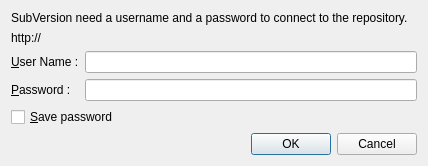
<?xml version="1.0" encoding="UTF-8"?>
<ui version="4.0">
 <class>AuthentificationForm</class>
 <widget class="QDialog" name="AuthentificationForm">
  <property name="geometry">
   <rect>
    <x>0</x>
    <y>0</y>
    <width>428</width>
    <height>150</height>
   </rect>
  </property>
  <property name="windowTitle">
   <string>SubVersion Login</string>
  </property>
  <layout class="QFormLayout" name="formLayout">
   <item row="0" column="0" colspan="2">
    <widget class="QLabel" name="label">
     <property name="text">
      <string>SubVersion need a username and a password to connect to the repository.</string>
     </property>
     <property name="wordWrap">
      <bool>true</bool>
     </property>
    </widget>
   </item>
   <item row="1" column="0" colspan="2">
    <widget class="QLabel" name="_repository_path">
     <property name="text">
      <string>http://</string>
     </property>
    </widget>
   </item>
   <item row="2" column="0">
    <widget class="QLabel" name="label_2">
     <property name="text">
      <string>&amp;User Name :</string>
     </property>
     <property name="buddy">
      <cstring>_user_name_edit</cstring>
     </property>
    </widget>
   </item>
   <item row="2" column="1">
    <widget class="QLineEdit" name="_user_name_edit"/>
   </item>
   <item row="3" column="0">
    <widget class="QLabel" name="label_3">
     <property name="text">
      <string>&amp;Password :</string>
     </property>
     <property name="buddy">
      <cstring>_password_edit</cstring>
     </property>
    </widget>
   </item>
   <item row="3" column="1">
    <widget class="QLineEdit" name="_password_edit">
     <property name="echoMode">
      <enum>QLineEdit::Password</enum>
     </property>
    </widget>
   </item>
   <item row="4" column="0" colspan="2">
    <widget class="QCheckBox" name="_save_password_chk">
     <property name="text">
      <string>&amp;Save password</string>
     </property>
    </widget>
   </item>
   <item row="5" column="0" colspan="2">
    <widget class="QDialogButtonBox" name="buttonBox">
     <property name="orientation">
      <enum>Qt::Horizontal</enum>
     </property>
     <property name="standardButtons">
      <set>QDialogButtonBox::Cancel|QDialogButtonBox::Ok</set>
     </property>
    </widget>
   </item>
  </layout>
 </widget>
 <resources/>
 <connections>
  <connection>
   <sender>buttonBox</sender>
   <signal>accepted()</signal>
   <receiver>AuthentificationForm</receiver>
   <slot>accept()</slot>
   <hints>
    <hint type="sourcelabel">
     <x>222</x>
     <y>147</y>
    </hint>
    <hint type="destinationlabel">
     <x>157</x>
     <y>274</y>
    </hint>
   </hints>
  </connection>
  <connection>
   <sender>buttonBox</sender>
   <signal>rejected()</signal>
   <receiver>AuthentificationForm</receiver>
   <slot>reject()</slot>
   <hints>
    <hint type="sourcelabel">
     <x>290</x>
     <y>153</y>
    </hint>
    <hint type="destinationlabel">
     <x>286</x>
     <y>274</y>
    </hint>
   </hints>
  </connection>
 </connections>
</ui>
